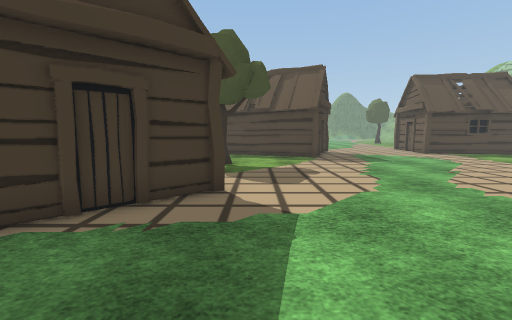
View 1 (above)

24 first-person views from a walk through a scene from a Unity 3-D project. The camera is 1.3 m above the floor, tilts 6° down and sees 90° across. The floor is counted in squares, 1 m on a side. Each view is taken from the middle of a square. On the plan, view 1 faces up. The plan holds only what a view shows up to about 13 squares ahead; the rest is blank. The place goes on beyond the plan. The player is left out. Some surface patterns are stand-ins.

View 2
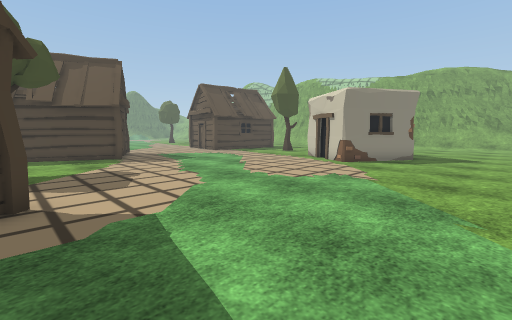

View 3
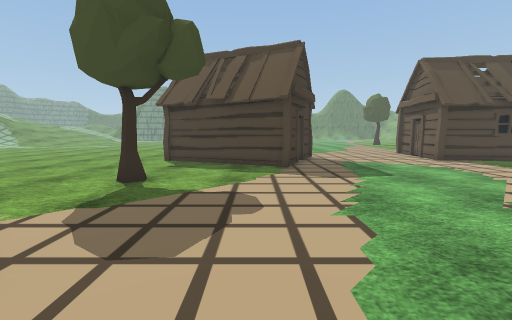

View 4
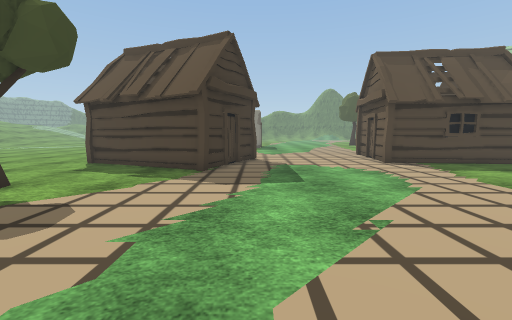

View 5
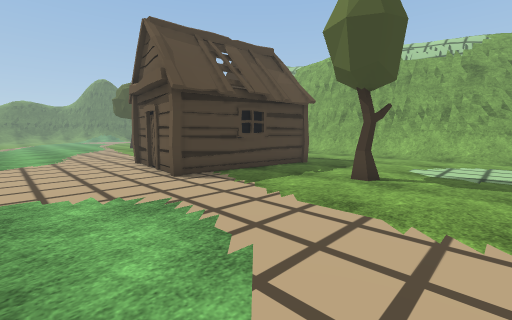

View 6
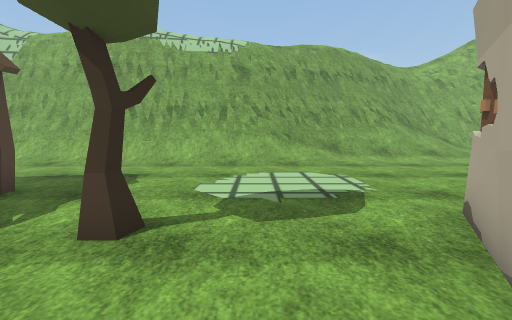

View 7
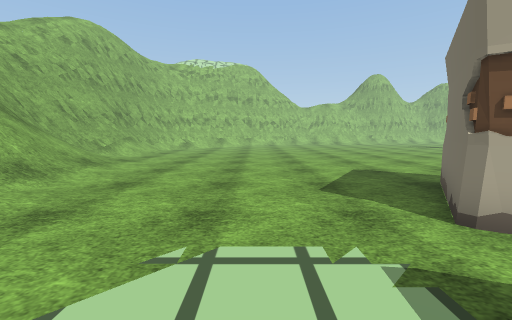

View 8
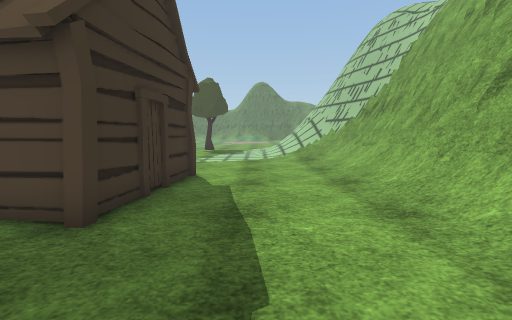

View 9
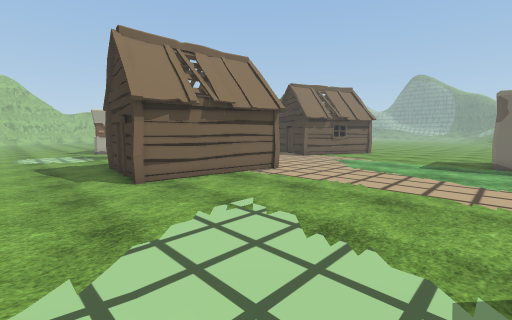

View 10
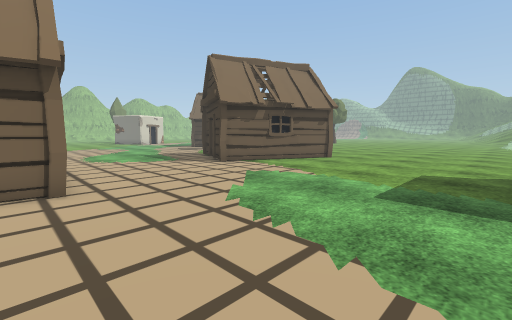

View 11
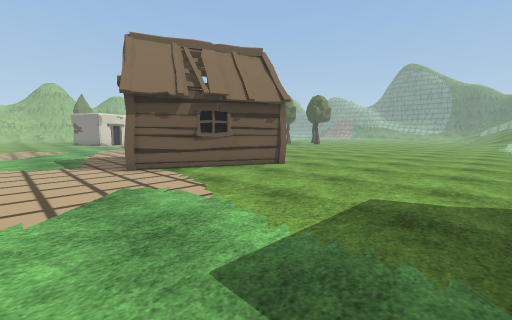

View 12
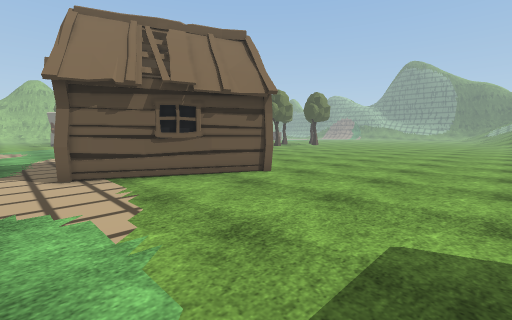

View 13
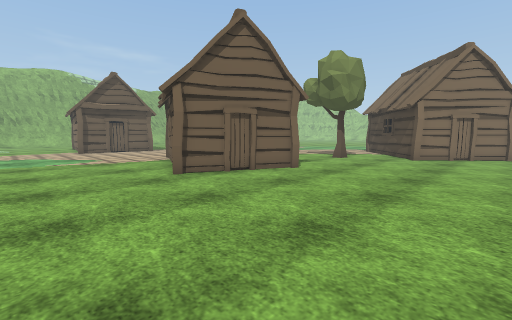

View 14
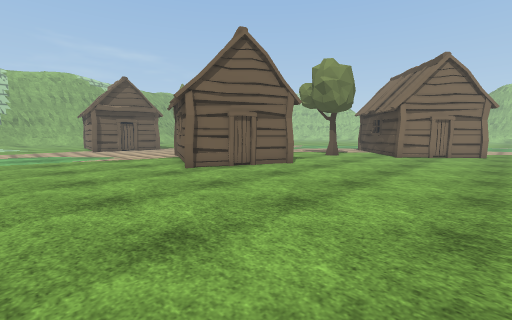

View 15
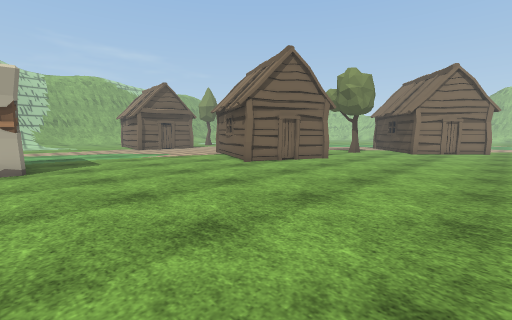

View 16
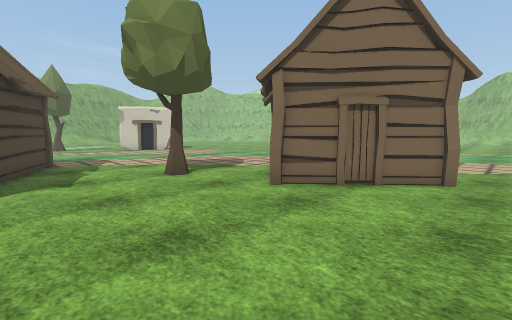

View 17
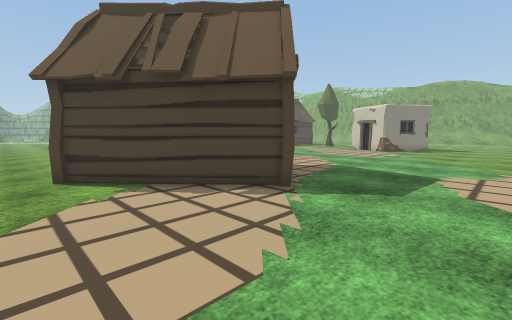

View 18
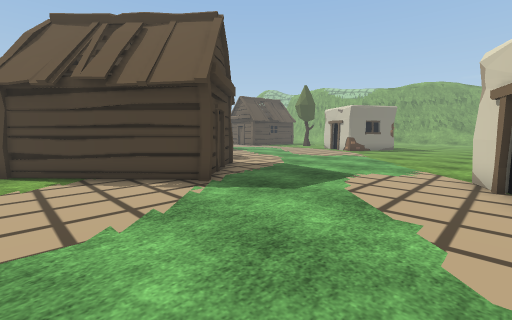

View 19
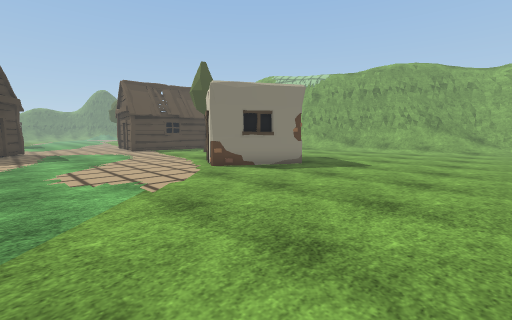

View 20
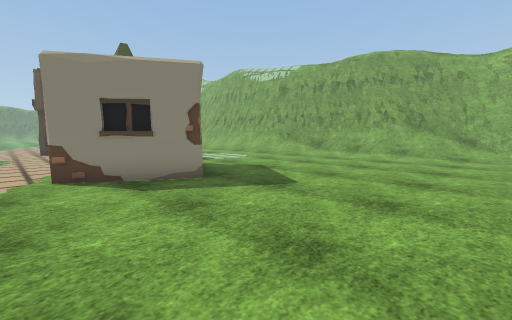

View 21
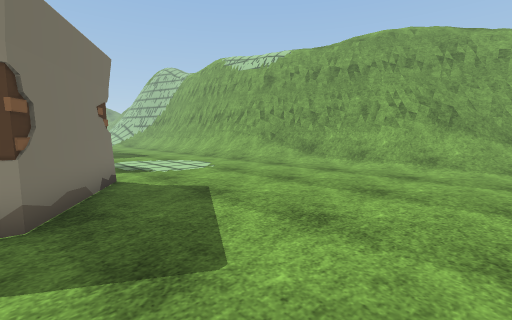

View 22
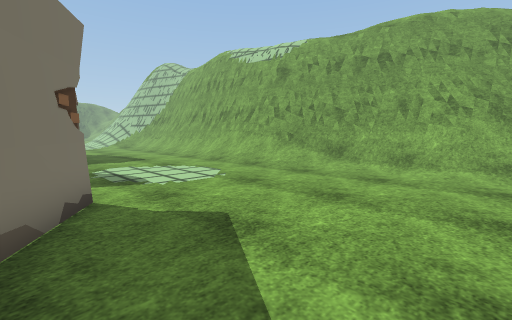

View 23
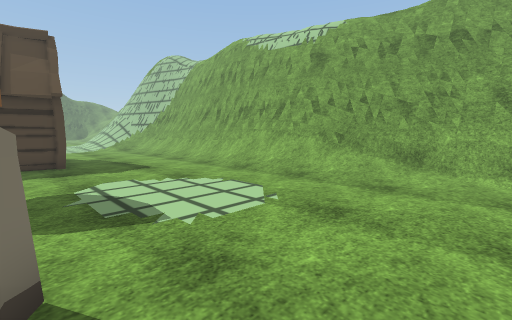

View 24
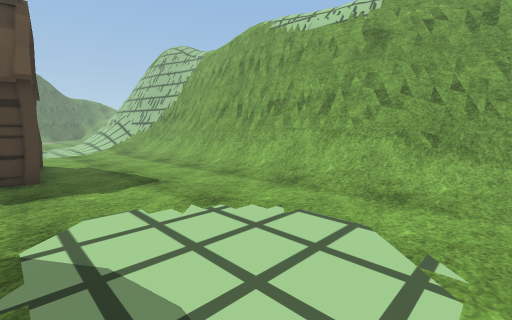

### Floor plan
Key: @ floor where view 1 was taken; # wall or solid block; . floor; / step, stairs or slope; = window, fence, low wall or low ledge; v drop or lower ground; T tree; H hut; O other object.
Columns run from 9 left of view 1 to 31 right of it. Each row starts with its distance up from view 1.
 28 . .........O  #............. /
 27 .............................
 26 ............................./      v/
 25 ..............................//=# vv/
 24 ..............................//###vv/
 23 ...............................//##vv
 22 .............................../=# vv
 21 .............................../=# v
 20 ........HH..........HHHHHHH..../=# v
 19 ........H HHH.......H     H..../=# v
 18 ........H   HHH.....H     H..../=#
 17 .......H     H......H     H..../=#
 16 .......HH    H......HHHHHH...../=# vv
 15 .........HHHHH...........#H..../=# vv
 14 ...........HH................../=# vv/
 13 .............................../=##vv/
 12 .......................T.......//##vv/
 11 .......TT......................//##vv/
 10 ....H..........................//##vv/
  9 ...HHH.........................//=#vv//
  8 ..H   H.............. #........///##v//
  7 .HH    H............# ##O.......//##vv/
  6 ..HH    H..........##  #O.......//##vv/
  5 ...HH  H...........#####........//=##v//
  4 ....H H..............O##........./=##vv/
  3 .....H................O..........//##vv//
  2 .................................//=##v//
  1 .................................///=#vv
  0 .........@.......................////#vv/
 -1 .................................///=#vv/
 -2 ..........O.......................//##vv
 -3  . .....O#   . ..................../##vv

Positions as (right, up) in squares from view 1, and headings:
1: (0, 0), facing up
2: (-1, 0), facing up-right
3: (2, 4), facing up
4: (5, 5), facing up
5: (7, 9), facing up-right
6: (11, 10), facing right
7: (18, 10), facing down
8: (19, 12), facing up
9: (20, 28), facing down-left
10: (12, 27), facing down-left
11: (8, 27), facing down-left
12: (6, 26), facing down-left
13: (-8, 24), facing down-right
14: (-9, 25), facing down-right
15: (-9, 28), facing down-right
16: (-9, 15), facing down-right
17: (-9, -1), facing up-right
18: (-8, -3), facing up-right
19: (4, -3), facing up-right
20: (9, -3), facing up-right
21: (13, -1), facing up-right
22: (14, 1), facing up-right
23: (15, 4), facing up-right
24: (16, 7), facing up-right
